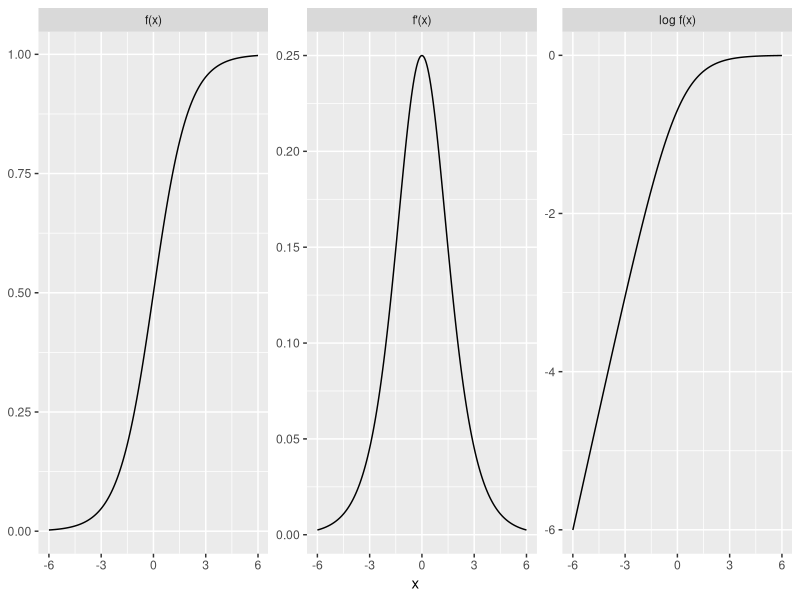

Source code (R):
## ---- chunk 1
#| label: function-profile-logistic
#| code-fold: false
f <- plogis
x <- c(-2, -0.5, 0, 1, 3)

f_expr <- quote(1 / (1 + exp(-x)))
f_prime <- eval(D(f_expr, "x"), list(x = x))
f_second <- eval(D(D(f_expr, "x"), "x"), list(x = x))

checks <- c(
  derivative = max(abs(f_prime - f(x) * (1 - f(x)))),
  second_derivative = max(abs(f_second - f(x) * (1 - f(x)) * (1 - 2 * f(x)))),
  log_derivative = max(abs(f_prime / f(x) - (1 - f(x)))),
  inverse = max(abs(qlogis(f(x)) - x)),
  complement = max(abs(1 - f(x) - f(-x))),
  reciprocal = max(abs(1 / f(x) - (1 + exp(-x)))),
  antiderivative = abs(
    integrate(f, 0, 1)$value - (log(1 + exp(1)) - log(2))
  )
)
signif(checks, 3)
stopifnot(all(checks < 1e-14))

key_values <- c(f(0), f(1), f(10), f(-10))
## ---- chunk 2
#| label: fig-function-profile-logistic
#| fig-cap: >-
#|   The logistic function, its derivative and its logarithm
#| fig-alt: >-
#|   Three panels over x from -6 to 6.
#|   The first, the logistic function, rises in an S shape from near 0 to near 1
#|   and passes through 0.5 at x = 0.
#|   The second, its derivative, is a bell-shaped bump
#|   with maximum 0.25 at x = 0 and tails near 0.
#|   The third, the logarithm of the logistic function,
#|   increases from a steep line of slope 1 on the left
#|   and flattens toward 0 on the right.
grid <- seq(-6, 6, length.out = 241)
panels <- data.frame(
  x = rep(grid, 3),
  panel = factor(
    rep(c("f(x)", "f'(x)", "log f(x)"), each = length(grid)),
    levels = c("f(x)", "f'(x)", "log f(x)")
  ),
  value = c(f(grid), f(grid) * (1 - f(grid)), log(f(grid)))
)
ggplot2::ggplot(panels) +
  ggplot2::aes(x = x, y = value) +
  ggplot2::geom_line() +
  ggplot2::facet_wrap(~panel, scales = "free_y") +
  ggplot2::labs(x = "x", y = NULL)
